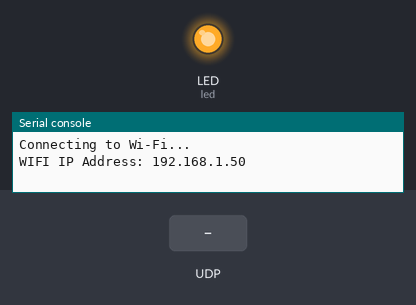
Bench run of a program on a simulated CircuitPython board. Shown: output pins drawn as LEDs (lit = HIGH), the last lines printed to the serial console. The test bench sets the inputs (shaded band).

Above: at 1.51 s.
At 3.3 s:
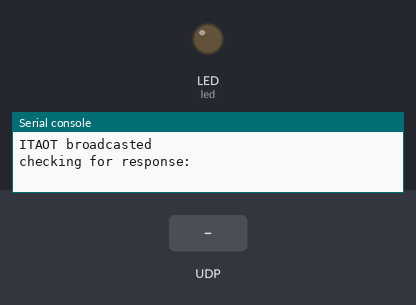
3.4 s: UDP packet "ACK" arrives
Timing chart, 0 to 6.4 s (numbered marks = the images above; inputs shaded):
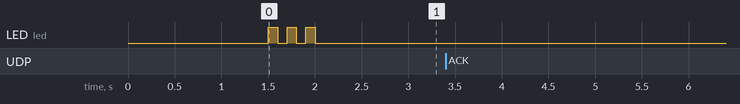

The program:

server.py
```python
### Pico W (Server) - CircuitPython ###
import os
import mdns
import wifi
import socketpool
import time
import adafruit_requests
import adafruit_ntp
import board
import digitalio

# Load settings from settings.toml and check for no credentials
WIFI_SSID = os.getenv("WIFI_SSID")
WIFI_PASSWORD = os.getenv("WIFI_PASS")
HOSTNAME = os.getenv("HOSTNAME")
HTTPPORT = 5244
MAX_RETRIES = 10
BROADCAST_IP = "10.0.0.255"
if not WIFI_SSID or not WIFI_PASSWORD:
    raise ValueError("Missing required settings in settings.toml")

# Globals for filtering and sensor
unitTest = True

# I2C Setup, used for sensor communications
device_version = "SMS v0.1"
device_capabilities = "soil moisture"

# On board LED setup
led = digitalio.DigitalInOut(board.LED)
led.direction = digitalio.Direction.OUTPUT

def flash_led(count):
    while count > 0:
        led.value = True
        time.sleep(0.1)
        led.value = False
        time.sleep(0.1)
        count -= 1

# Use a loop to attempt to connect and configure a wifi net
# we use the settings.toml for for story credentials
def connect_to_wifi():
    attempt = 0
    delay = 3
    while MAX_RETRIES is None or attempt < MAX_RETRIES:
        if unitTest:
            print("Connecting to Wi-Fi...")

        try:
            wifi.radio.connect(WIFI_SSID, WIFI_PASSWORD)
            wifi.radio.hostname = HOSTNAME
            #debug_print(f"Connected to Wi-Fi @ {WIFI_SSID}")
            print(f"WIFI IP Address: {wifi.radio.ipv4_address}")
            flash_led(3)
            return True  # Exit the function once connected
        except Exception as e:
            attempt += 1
            #debug_print(f"Failed to connect to Wi-Fi @ {WIFI_SSID}: {e}")
            #debug_print(f"Retrying ({attempt}/{MAX_RETRIES if MAX_RETRIES else '∞'}) in {delay} seconds...")
            time.sleep(delay)  # Wait before retrying
    if unitTest:
        print("Max retries reached. Could not connect to Wi-Fi.")
    return False  # Return False if connection is unsuccessful

# Configure listening socket and mDNS,
# this is where the HOSTNAME is set to allow for 'ping HOSTNAME.local' to work
def config_net():
    if unitTest:
        print("Configuring network...")
    # Setup for HTTP handling
    try:
        pool = socketpool.SocketPool(wifi.radio)
        # Create a listening socket
        sock = pool.socket(pool.AF_INET, pool.SOCK_DGRAM)
        for _ in range(5):  # Try 5 times with delays
            try:
                sock.bind(("0.0.0.0", HTTPPORT))
                print("sock bind success...")
                break  # If successful, exit retry loop
            except OSError as e:
                if e.errno == 112:  # EADDRINUSE
                    print("Port still in use, retrying...")
                    time.sleep(1)
                else:
                    raise  # Unexpected error
        #sock.listen(1)
        #sock.setblocking(False)  # Prevents blocking issues
        #debug_print(f"Socket type set: {sock.type}")
        mdns_server = mdns.Server(wifi.radio)
        mdns_server.hostname = HOSTNAME
        mdns_server.advertise_service(
            service_type="_debug",
            protocol="_udp",
            port=HTTPPORT
        )
        #debug_print(f"mDNS hostname set to {mdns_server.hostname}.local")
        return sock, mdns_server
    except Exception as e:
        print(f"Error with sock setup: {e}")
        return False

# Initialize NTP client to allow for time requests
def init_ntp():
    if unitTest:
        print("Initializing NTP client...")
    try:
        pool = socketpool.SocketPool(wifi.radio)
        ntp = adafruit_ntp.NTP(pool, server="pool.ntp.org", tz_offset=-7)  # Adjust tz_offset for your timezone
        rtc.set_time_source(ntp)
        return ntp
    except Exception as e:
        #debug_print(f"Failed to initialize NTP: {e}")
        return None

# Function to get the current timestamp
def get_timestamp():
    now = time.localtime()
    return f"{now.tm_mon:02d}/{now.tm_mday:02d}/{now.tm_year} {now.tm_hour:02d}:{now.tm_min:02d}:{now.tm_sec:02d}"

connect_to_wifi()
mySock, myServer = config_net()
if not mySock:
    print("Network setup failed. Exiting...")
    exit()
else:
    print(f"sock setup complete: {mySock}, {myServer}")
init_ntp()
announcement = b"ITAOT"

print(f"Broadcasting {announcement.decode()} to {BROADCAST_IP}:{HTTPPORT} every 5 seconds")
buffer = bytearray(1024)  # Create a buffer for incoming data
while True:
    try:
        mySock.sendto(announcement, (BROADCAST_IP, HTTPPORT))
        print(f"{announcement.decode()} broadcasted")
        pass  # Exit loop if successful
    except OSError as e:
        if e.errno == 11:  # EAGAIN
            print("Send buffer full, retrying...")
            time.sleep(0.1)  # Small delay before retrying
        else:
            raise  # Raise other unexpected errors

    try:
        print(f"checking for response:")
        bytes_received = mySock.recv_into(buffer)
        if bytes_received:
            received_msg = buffer[:bytes_received].decode()
            print(f"Received response: {received_msg}")
        print(f"Received response from {addr}:")
        response_msg = data.decode()
        print(f"{response_msg} received")
        if "ACK" in response_msg:
            sock.sendto(f"{get_timestamp()} WAY?".encode(), addr)
        elif "WAY" in response_msg:
            mySock.sendto(f"{get_timestamp()} IAM: {HOSTNAME} {device_version}, {device_capabilities}".encode(), addr)
        continue
    except KeyboardInterrupt:
        #debug_print("\nShutting down server...")
        mySock.close()
    except Exception as e:
        print(f"No response yet: {e}")

    time.sleep(5)
```
